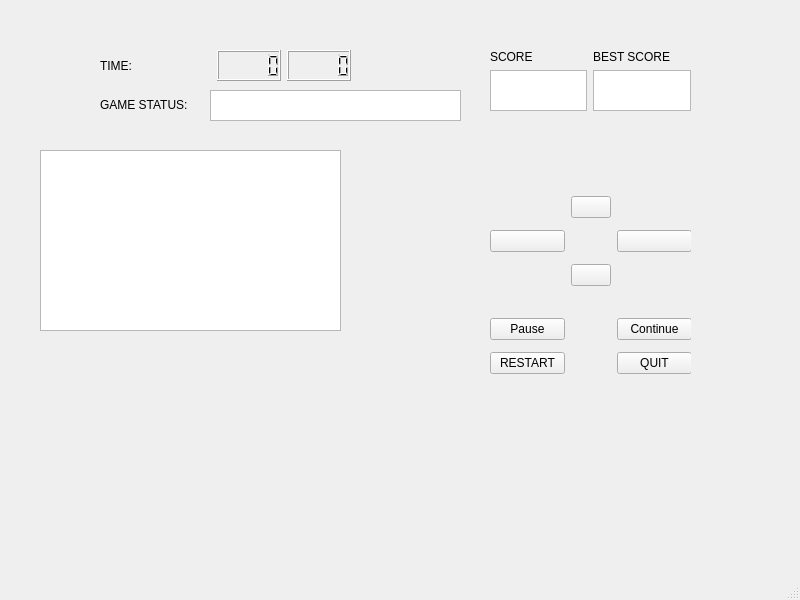
<?xml version="1.0" encoding="UTF-8"?>
<ui version="4.0">
 <class>MainWindow</class>
 <widget class="QMainWindow" name="MainWindow">
  <property name="geometry">
   <rect>
    <x>0</x>
    <y>0</y>
    <width>800</width>
    <height>600</height>
   </rect>
  </property>
  <property name="windowTitle">
   <string>MainWindow</string>
  </property>
  <widget class="QWidget" name="centralwidget">
   <widget class="QGraphicsView" name="graphicsView">
    <property name="geometry">
     <rect>
      <x>40</x>
      <y>150</y>
      <width>301</width>
      <height>181</height>
     </rect>
    </property>
   </widget>
   <widget class="QWidget" name="gridLayoutWidget">
    <property name="geometry">
     <rect>
      <x>490</x>
      <y>190</y>
      <width>201</width>
      <height>192</height>
     </rect>
    </property>
    <layout class="QGridLayout" name="gridLayout">
     <item row="0" column="2">
      <spacer name="horizontalSpacer">
       <property name="orientation">
        <enum>Qt::Horizontal</enum>
       </property>
       <property name="sizeHint" stdset="0">
        <size>
         <width>40</width>
         <height>20</height>
        </size>
       </property>
      </spacer>
     </item>
     <item row="5" column="0">
      <widget class="QPushButton" name="restartPushButton">
       <property name="text">
        <string>RESTART</string>
       </property>
      </widget>
     </item>
     <item row="4" column="2">
      <widget class="QPushButton" name="conPushButton">
       <property name="text">
        <string>Continue</string>
       </property>
      </widget>
     </item>
     <item row="2" column="1">
      <widget class="QPushButton" name="downPushButton">
       <property name="text">
        <string/>
       </property>
      </widget>
     </item>
     <item row="4" column="0">
      <widget class="QPushButton" name="pausePushButton">
       <property name="text">
        <string>Pause</string>
       </property>
      </widget>
     </item>
     <item row="3" column="1">
      <spacer name="horizontalSpacer_3">
       <property name="orientation">
        <enum>Qt::Horizontal</enum>
       </property>
       <property name="sizeHint" stdset="0">
        <size>
         <width>40</width>
         <height>20</height>
        </size>
       </property>
      </spacer>
     </item>
     <item row="0" column="0">
      <spacer name="horizontalSpacer_2">
       <property name="orientation">
        <enum>Qt::Horizontal</enum>
       </property>
       <property name="sizeHint" stdset="0">
        <size>
         <width>40</width>
         <height>20</height>
        </size>
       </property>
      </spacer>
     </item>
     <item row="1" column="2">
      <widget class="QPushButton" name="rightPushButton">
       <property name="text">
        <string/>
       </property>
      </widget>
     </item>
     <item row="0" column="1">
      <widget class="QPushButton" name="upPushButton">
       <property name="text">
        <string/>
       </property>
      </widget>
     </item>
     <item row="5" column="2">
      <widget class="QPushButton" name="quitPushButton">
       <property name="text">
        <string>QUIT</string>
       </property>
      </widget>
     </item>
     <item row="1" column="0">
      <widget class="QPushButton" name="leftPushButton">
       <property name="text">
        <string/>
       </property>
      </widget>
     </item>
    </layout>
   </widget>
   <widget class="QWidget" name="gridLayoutWidget_2">
    <property name="geometry">
     <rect>
      <x>490</x>
      <y>50</y>
      <width>201</width>
      <height>61</height>
     </rect>
    </property>
    <layout class="QGridLayout" name="gridLayout_2">
     <item row="1" column="1">
      <widget class="QTextBrowser" name="bscoreTextBrowser">
       <property name="html">
        <string>&lt;!DOCTYPE HTML PUBLIC &quot;-//W3C//DTD HTML 4.0//EN&quot; &quot;http://www.w3.org/TR/REC-html40/strict.dtd&quot;&gt;
&lt;html&gt;&lt;head&gt;&lt;meta name=&quot;qrichtext&quot; content=&quot;1&quot; /&gt;&lt;style type=&quot;text/css&quot;&gt;
p, li { white-space: pre-wrap; }
&lt;/style&gt;&lt;/head&gt;&lt;body style=&quot; font-family:'Cantarell'; font-size:11pt; font-weight:400; font-style:normal;&quot;&gt;
&lt;p align=&quot;center&quot; style=&quot;-qt-paragraph-type:empty; margin-top:0px; margin-bottom:0px; margin-left:0px; margin-right:0px; -qt-block-indent:0; text-indent:0px;&quot;&gt;&lt;br /&gt;&lt;/p&gt;&lt;/body&gt;&lt;/html&gt;</string>
       </property>
      </widget>
     </item>
     <item row="0" column="1">
      <widget class="QLabel" name="bscoreLabel">
       <property name="text">
        <string>BEST SCORE</string>
       </property>
      </widget>
     </item>
     <item row="1" column="0">
      <widget class="QTextBrowser" name="scoreTextBrowser"/>
     </item>
     <item row="0" column="0">
      <widget class="QLabel" name="scoreLabel">
       <property name="text">
        <string>SCORE</string>
       </property>
      </widget>
     </item>
    </layout>
   </widget>
   <widget class="QWidget" name="horizontalLayoutWidget_2">
    <property name="geometry">
     <rect>
      <x>100</x>
      <y>50</y>
      <width>251</width>
      <height>31</height>
     </rect>
    </property>
    <layout class="QHBoxLayout" name="horizontalLayout_2">
     <item>
      <widget class="QLabel" name="label">
       <property name="text">
        <string>TIME:</string>
       </property>
      </widget>
     </item>
     <item>
      <spacer name="horizontalSpacer_4">
       <property name="orientation">
        <enum>Qt::Horizontal</enum>
       </property>
       <property name="sizeHint" stdset="0">
        <size>
         <width>40</width>
         <height>20</height>
        </size>
       </property>
      </spacer>
     </item>
     <item>
      <widget class="QLCDNumber" name="minLcdNumber"/>
     </item>
     <item>
      <widget class="QLCDNumber" name="secLcdNumber"/>
     </item>
    </layout>
   </widget>
   <widget class="QLabel" name="statusLabel">
    <property name="geometry">
     <rect>
      <x>100</x>
      <y>90</y>
      <width>102</width>
      <height>29</height>
     </rect>
    </property>
    <property name="text">
     <string>GAME STATUS:</string>
    </property>
   </widget>
   <widget class="QTextBrowser" name="statusTextBrowser">
    <property name="geometry">
     <rect>
      <x>210</x>
      <y>90</y>
      <width>251</width>
      <height>31</height>
     </rect>
    </property>
   </widget>
  </widget>
  <widget class="QMenuBar" name="menubar">
   <property name="geometry">
    <rect>
     <x>0</x>
     <y>0</y>
     <width>800</width>
     <height>25</height>
    </rect>
   </property>
  </widget>
  <widget class="QStatusBar" name="statusbar"/>
 </widget>
 <resources/>
 <connections/>
</ui>
